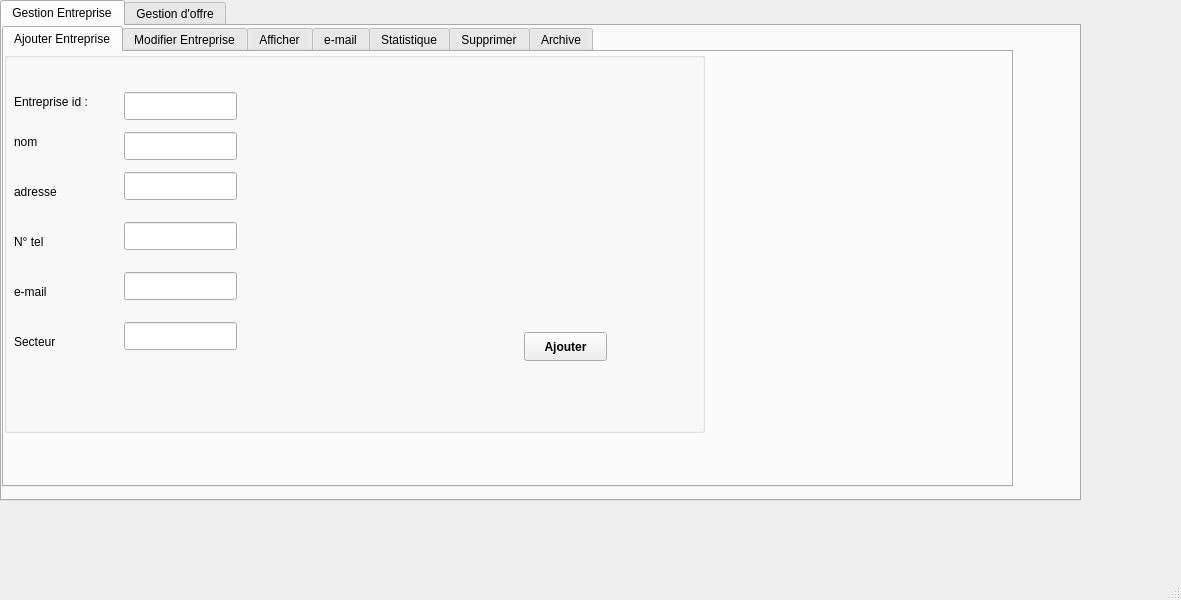
<?xml version="1.0" encoding="UTF-8"?>
<ui version="4.0">
 <class>MainWindow</class>
 <widget class="QMainWindow" name="MainWindow">
  <property name="geometry">
   <rect>
    <x>0</x>
    <y>0</y>
    <width>1181</width>
    <height>600</height>
   </rect>
  </property>
  <property name="windowTitle">
   <string>MainWindow</string>
  </property>
  <widget class="QWidget" name="centralwidget">
   <widget class="QTabWidget" name="tabWidget_2">
    <property name="geometry">
     <rect>
      <x>0</x>
      <y>0</y>
      <width>1081</width>
      <height>501</height>
     </rect>
    </property>
    <property name="currentIndex">
     <number>0</number>
    </property>
    <widget class="QWidget" name="tab_5">
     <attribute name="title">
      <string>Gestion Entreprise</string>
     </attribute>
     <widget class="QTabWidget" name="tabWidget_3">
      <property name="geometry">
       <rect>
        <x>0</x>
        <y>0</y>
        <width>1011</width>
        <height>461</height>
       </rect>
      </property>
      <property name="focusPolicy">
       <enum>Qt::FocusPolicy::TabFocus</enum>
      </property>
      <property name="currentIndex">
       <number>0</number>
      </property>
      <widget class="QWidget" name="tab_7">
       <attribute name="title">
        <string>Ajouter Entreprise</string>
       </attribute>
       <widget class="QGroupBox" name="groupBox_2">
        <property name="geometry">
         <rect>
          <x>0</x>
          <y>0</y>
          <width>701</width>
          <height>381</height>
         </rect>
        </property>
        <property name="title">
         <string/>
        </property>
        <widget class="QLabel" name="label_6">
         <property name="geometry">
          <rect>
           <x>10</x>
           <y>40</y>
           <width>91</width>
           <height>20</height>
          </rect>
         </property>
         <property name="text">
          <string>Entreprise id :</string>
         </property>
        </widget>
        <widget class="QLabel" name="label_7">
         <property name="geometry">
          <rect>
           <x>10</x>
           <y>80</y>
           <width>63</width>
           <height>20</height>
          </rect>
         </property>
         <property name="text">
          <string>nom</string>
         </property>
        </widget>
        <widget class="QLabel" name="label_8">
         <property name="geometry">
          <rect>
           <x>10</x>
           <y>130</y>
           <width>63</width>
           <height>20</height>
          </rect>
         </property>
         <property name="text">
          <string>adresse</string>
         </property>
        </widget>
        <widget class="QLabel" name="label_9">
         <property name="geometry">
          <rect>
           <x>10</x>
           <y>180</y>
           <width>63</width>
           <height>20</height>
          </rect>
         </property>
         <property name="text">
          <string>N° tel</string>
         </property>
        </widget>
        <widget class="QLabel" name="label_10">
         <property name="geometry">
          <rect>
           <x>10</x>
           <y>230</y>
           <width>63</width>
           <height>20</height>
          </rect>
         </property>
         <property name="text">
          <string>e-mail</string>
         </property>
        </widget>
        <widget class="QLineEdit" name="id_ep">
         <property name="geometry">
          <rect>
           <x>120</x>
           <y>40</y>
           <width>113</width>
           <height>28</height>
          </rect>
         </property>
        </widget>
        <widget class="QLineEdit" name="n_ep">
         <property name="geometry">
          <rect>
           <x>120</x>
           <y>80</y>
           <width>113</width>
           <height>28</height>
          </rect>
         </property>
        </widget>
        <widget class="QLineEdit" name="ad_ep">
         <property name="geometry">
          <rect>
           <x>120</x>
           <y>120</y>
           <width>113</width>
           <height>28</height>
          </rect>
         </property>
        </widget>
        <widget class="QLineEdit" name="tel_ep">
         <property name="geometry">
          <rect>
           <x>120</x>
           <y>170</y>
           <width>113</width>
           <height>28</height>
          </rect>
         </property>
        </widget>
        <widget class="QLineEdit" name="email_ep">
         <property name="geometry">
          <rect>
           <x>120</x>
           <y>220</y>
           <width>113</width>
           <height>28</height>
          </rect>
         </property>
        </widget>
        <widget class="QPushButton" name="pb_ep">
         <property name="geometry">
          <rect>
           <x>520</x>
           <y>280</y>
           <width>83</width>
           <height>29</height>
          </rect>
         </property>
         <property name="font">
          <font>
           <bold>true</bold>
          </font>
         </property>
         <property name="text">
          <string>Ajouter</string>
         </property>
         <property name="checkable">
          <bool>false</bool>
         </property>
        </widget>
        <widget class="QLineEdit" name="sec_ep">
         <property name="geometry">
          <rect>
           <x>120</x>
           <y>270</y>
           <width>113</width>
           <height>28</height>
          </rect>
         </property>
        </widget>
        <widget class="QLabel" name="label_26">
         <property name="geometry">
          <rect>
           <x>10</x>
           <y>280</y>
           <width>63</width>
           <height>20</height>
          </rect>
         </property>
         <property name="text">
          <string>Secteur</string>
         </property>
        </widget>
       </widget>
      </widget>
      <widget class="QWidget" name="tab_8">
       <attribute name="title">
        <string>Modifier Entreprise</string>
       </attribute>
       <widget class="QLabel" name="label_18">
        <property name="geometry">
         <rect>
          <x>60</x>
          <y>40</y>
          <width>101</width>
          <height>20</height>
         </rect>
        </property>
        <property name="font">
         <font>
          <bold>true</bold>
          <underline>true</underline>
         </font>
        </property>
        <property name="text">
         <string>ID à modifier </string>
        </property>
       </widget>
       <widget class="QLineEdit" name="id_ep_md">
        <property name="geometry">
         <rect>
          <x>170</x>
          <y>30</y>
          <width>113</width>
          <height>28</height>
         </rect>
        </property>
       </widget>
       <widget class="QLineEdit" name="nv_ep_id">
        <property name="geometry">
         <rect>
          <x>230</x>
          <y>110</y>
          <width>113</width>
          <height>28</height>
         </rect>
        </property>
       </widget>
       <widget class="QLineEdit" name="nv_ep_n">
        <property name="geometry">
         <rect>
          <x>230</x>
          <y>160</y>
          <width>113</width>
          <height>28</height>
         </rect>
        </property>
       </widget>
       <widget class="QLineEdit" name="nv_ep_t">
        <property name="geometry">
         <rect>
          <x>230</x>
          <y>260</y>
          <width>113</width>
          <height>28</height>
         </rect>
        </property>
       </widget>
       <widget class="QLineEdit" name="nv_ep_ad">
        <property name="geometry">
         <rect>
          <x>230</x>
          <y>210</y>
          <width>113</width>
          <height>28</height>
         </rect>
        </property>
       </widget>
       <widget class="QLineEdit" name="nv_ep_email">
        <property name="geometry">
         <rect>
          <x>230</x>
          <y>310</y>
          <width>113</width>
          <height>28</height>
         </rect>
        </property>
       </widget>
       <widget class="QLabel" name="label_19">
        <property name="geometry">
         <rect>
          <x>62</x>
          <y>120</y>
          <width>111</width>
          <height>20</height>
         </rect>
        </property>
        <property name="text">
         <string/>
        </property>
       </widget>
       <widget class="QLabel" name="label_20">
        <property name="geometry">
         <rect>
          <x>60</x>
          <y>170</y>
          <width>111</width>
          <height>20</height>
         </rect>
        </property>
        <property name="text">
         <string>Nom</string>
        </property>
       </widget>
       <widget class="QLabel" name="label_21">
        <property name="geometry">
         <rect>
          <x>60</x>
          <y>220</y>
          <width>111</width>
          <height>20</height>
         </rect>
        </property>
        <property name="text">
         <string>adresse</string>
        </property>
       </widget>
       <widget class="QLabel" name="label_22">
        <property name="geometry">
         <rect>
          <x>60</x>
          <y>270</y>
          <width>111</width>
          <height>20</height>
         </rect>
        </property>
        <property name="text">
         <string>telephone</string>
        </property>
       </widget>
       <widget class="QLabel" name="label_23">
        <property name="geometry">
         <rect>
          <x>60</x>
          <y>320</y>
          <width>111</width>
          <height>20</height>
         </rect>
        </property>
        <property name="text">
         <string>email</string>
        </property>
       </widget>
       <widget class="QGroupBox" name="groupBox_4">
        <property name="geometry">
         <rect>
          <x>50</x>
          <y>80</y>
          <width>451</width>
          <height>311</height>
         </rect>
        </property>
        <property name="title">
         <string>Nouvelle Valeur</string>
        </property>
        <widget class="QPushButton" name="modifier_ep">
         <property name="geometry">
          <rect>
           <x>350</x>
           <y>270</y>
           <width>83</width>
           <height>29</height>
          </rect>
         </property>
         <property name="font">
          <font>
           <italic>true</italic>
           <bold>true</bold>
          </font>
         </property>
         <property name="text">
          <string>Modifier</string>
         </property>
        </widget>
        <widget class="QLabel" name="label_25">
         <property name="geometry">
          <rect>
           <x>10</x>
           <y>280</y>
           <width>111</width>
           <height>20</height>
          </rect>
         </property>
         <property name="text">
          <string>Secteur</string>
         </property>
        </widget>
        <widget class="QLineEdit" name="nv_ep_sec">
         <property name="geometry">
          <rect>
           <x>180</x>
           <y>280</y>
           <width>113</width>
           <height>28</height>
          </rect>
         </property>
        </widget>
       </widget>
       <widget class="QLabel" name="label_24">
        <property name="geometry">
         <rect>
          <x>60</x>
          <y>120</y>
          <width>111</width>
          <height>20</height>
         </rect>
        </property>
        <property name="text">
         <string>ID</string>
        </property>
       </widget>
       <zorder>groupBox_4</zorder>
       <zorder>label_18</zorder>
       <zorder>id_ep_md</zorder>
       <zorder>nv_ep_id</zorder>
       <zorder>nv_ep_n</zorder>
       <zorder>nv_ep_t</zorder>
       <zorder>nv_ep_ad</zorder>
       <zorder>nv_ep_email</zorder>
       <zorder>label_19</zorder>
       <zorder>label_20</zorder>
       <zorder>label_21</zorder>
       <zorder>label_22</zorder>
       <zorder>label_23</zorder>
       <zorder>label_24</zorder>
      </widget>
      <widget class="QWidget" name="tab_9">
       <attribute name="title">
        <string>Afficher</string>
       </attribute>
       <widget class="QTableView" name="tab_entreprise">
        <property name="geometry">
         <rect>
          <x>0</x>
          <y>0</y>
          <width>841</width>
          <height>421</height>
         </rect>
        </property>
       </widget>
       <widget class="QComboBox" name="comboBox">
        <property name="geometry">
         <rect>
          <x>700</x>
          <y>20</y>
          <width>82</width>
          <height>28</height>
         </rect>
        </property>
        <property name="styleSheet">
         <string notr="true"/>
        </property>
        <property name="currentText">
         <string>id</string>
        </property>
        <item>
         <property name="text">
          <string>id</string>
         </property>
        </item>
        <item>
         <property name="text">
          <string>Nom</string>
         </property>
        </item>
        <item>
         <property name="text">
          <string>Secteur</string>
         </property>
        </item>
       </widget>
       <widget class="QPushButton" name="pb_trie">
        <property name="geometry">
         <rect>
          <x>700</x>
          <y>70</y>
          <width>83</width>
          <height>29</height>
         </rect>
        </property>
        <property name="text">
         <string>Trier</string>
        </property>
       </widget>
       <widget class="QLineEdit" name="rech_ep">
        <property name="geometry">
         <rect>
          <x>30</x>
          <y>220</y>
          <width>113</width>
          <height>28</height>
         </rect>
        </property>
       </widget>
       <widget class="QPushButton" name="pb_rech_ep">
        <property name="geometry">
         <rect>
          <x>160</x>
          <y>220</y>
          <width>83</width>
          <height>29</height>
         </rect>
        </property>
        <property name="text">
         <string>Rechrche</string>
        </property>
       </widget>
      </widget>
      <widget class="QWidget" name="tab_18">
       <attribute name="title">
        <string>e-mail</string>
       </attribute>
       <widget class="QPushButton" name="pb_email">
        <property name="geometry">
         <rect>
          <x>120</x>
          <y>130</y>
          <width>101</width>
          <height>29</height>
         </rect>
        </property>
        <property name="text">
         <string>envoyer email</string>
        </property>
       </widget>
       <widget class="QLineEdit" name="id_email">
        <property name="geometry">
         <rect>
          <x>120</x>
          <y>70</y>
          <width>113</width>
          <height>28</height>
         </rect>
        </property>
       </widget>
      </widget>
      <widget class="QWidget" name="tab_11">
       <attribute name="title">
        <string>Statistique</string>
       </attribute>
       <widget class="QGraphicsView" name="graphicsViewStatistiques">
        <property name="geometry">
         <rect>
          <x>10</x>
          <y>10</y>
          <width>1001</width>
          <height>411</height>
         </rect>
        </property>
        <property name="autoFillBackground">
         <bool>false</bool>
        </property>
       </widget>
      </widget>
      <widget class="QWidget" name="tab_10">
       <attribute name="title">
        <string>Supprimer</string>
       </attribute>
       <widget class="QLabel" name="label_5">
        <property name="geometry">
         <rect>
          <x>30</x>
          <y>40</y>
          <width>91</width>
          <height>20</height>
         </rect>
        </property>
        <property name="text">
         <string>Taper le ID</string>
        </property>
       </widget>
       <widget class="QLineEdit" name="id_sup_ep">
        <property name="geometry">
         <rect>
          <x>120</x>
          <y>40</y>
          <width>141</width>
          <height>28</height>
         </rect>
        </property>
       </widget>
       <widget class="QPushButton" name="pb_sup_ep">
        <property name="geometry">
         <rect>
          <x>140</x>
          <y>140</y>
          <width>83</width>
          <height>29</height>
         </rect>
        </property>
        <property name="font">
         <font>
          <italic>true</italic>
          <bold>true</bold>
         </font>
        </property>
        <property name="cursor">
         <cursorShape>ArrowCursor</cursorShape>
        </property>
        <property name="focusPolicy">
         <enum>Qt::FocusPolicy::ClickFocus</enum>
        </property>
        <property name="contextMenuPolicy">
         <enum>Qt::ContextMenuPolicy::CustomContextMenu</enum>
        </property>
        <property name="text">
         <string>Supprimer</string>
        </property>
       </widget>
      </widget>
      <widget class="QWidget" name="tab_17">
       <attribute name="title">
        <string>Archive</string>
       </attribute>
       <widget class="QTableView" name="tab_ar">
        <property name="geometry">
         <rect>
          <x>0</x>
          <y>0</y>
          <width>1011</width>
          <height>431</height>
         </rect>
        </property>
       </widget>
       <widget class="QPushButton" name="pb_pdf">
        <property name="geometry">
         <rect>
          <x>880</x>
          <y>20</y>
          <width>83</width>
          <height>29</height>
         </rect>
        </property>
        <property name="text">
         <string>PDF</string>
        </property>
       </widget>
      </widget>
     </widget>
    </widget>
    <widget class="QWidget" name="tab_6">
     <attribute name="title">
      <string>Gestion d'offre</string>
     </attribute>
     <widget class="QTabWidget" name="tabWidget_4">
      <property name="geometry">
       <rect>
        <x>0</x>
        <y>0</y>
        <width>1011</width>
        <height>461</height>
       </rect>
      </property>
      <property name="cursor">
       <cursorShape>ArrowCursor</cursorShape>
      </property>
      <property name="currentIndex">
       <number>6</number>
      </property>
      <widget class="QWidget" name="tab_12">
       <attribute name="title">
        <string>Ajouter Offre</string>
       </attribute>
       <widget class="QGroupBox" name="groupBox_3">
        <property name="geometry">
         <rect>
          <x>0</x>
          <y>0</y>
          <width>701</width>
          <height>381</height>
         </rect>
        </property>
        <property name="title">
         <string/>
        </property>
        <widget class="QLabel" name="label_11">
         <property name="geometry">
          <rect>
           <x>10</x>
           <y>40</y>
           <width>91</width>
           <height>20</height>
          </rect>
         </property>
         <property name="text">
          <string>offre id :</string>
         </property>
        </widget>
        <widget class="QLabel" name="label_12">
         <property name="geometry">
          <rect>
           <x>10</x>
           <y>80</y>
           <width>63</width>
           <height>20</height>
          </rect>
         </property>
         <property name="text">
          <string>titre</string>
         </property>
        </widget>
        <widget class="QLabel" name="label_13">
         <property name="geometry">
          <rect>
           <x>10</x>
           <y>130</y>
           <width>81</width>
           <height>20</height>
          </rect>
         </property>
         <property name="text">
          <string>description</string>
         </property>
        </widget>
        <widget class="QLabel" name="label_14">
         <property name="geometry">
          <rect>
           <x>380</x>
           <y>40</y>
           <width>63</width>
           <height>20</height>
          </rect>
         </property>
         <property name="text">
          <string>Date_pub</string>
         </property>
        </widget>
        <widget class="QLabel" name="label_15">
         <property name="geometry">
          <rect>
           <x>380</x>
           <y>90</y>
           <width>63</width>
           <height>20</height>
          </rect>
         </property>
         <property name="text">
          <string>D_limte</string>
         </property>
        </widget>
        <widget class="QLineEdit" name="id_of">
         <property name="geometry">
          <rect>
           <x>120</x>
           <y>40</y>
           <width>113</width>
           <height>28</height>
          </rect>
         </property>
        </widget>
        <widget class="QLineEdit" name="titre_of">
         <property name="geometry">
          <rect>
           <x>120</x>
           <y>80</y>
           <width>113</width>
           <height>28</height>
          </rect>
         </property>
        </widget>
        <widget class="QPushButton" name="pb_of">
         <property name="geometry">
          <rect>
           <x>520</x>
           <y>280</y>
           <width>83</width>
           <height>29</height>
          </rect>
         </property>
         <property name="font">
          <font>
           <bold>true</bold>
          </font>
         </property>
         <property name="text">
          <string>Ajouter</string>
         </property>
         <property name="checkable">
          <bool>false</bool>
         </property>
        </widget>
        <widget class="QLabel" name="label_17">
         <property name="geometry">
          <rect>
           <x>380</x>
           <y>170</y>
           <width>101</width>
           <height>20</height>
          </rect>
         </property>
         <property name="text">
          <string>Entreprise_id</string>
         </property>
        </widget>
        <widget class="QTextEdit" name="d_of">
         <property name="geometry">
          <rect>
           <x>120</x>
           <y>130</y>
           <width>161</width>
           <height>141</height>
          </rect>
         </property>
        </widget>
        <widget class="QDateTimeEdit" name="date_pub">
         <property name="geometry">
          <rect>
           <x>470</x>
           <y>40</y>
           <width>194</width>
           <height>29</height>
          </rect>
         </property>
        </widget>
        <widget class="QDateEdit" name="d_l">
         <property name="geometry">
          <rect>
           <x>470</x>
           <y>90</y>
           <width>141</width>
           <height>29</height>
          </rect>
         </property>
        </widget>
        <widget class="QLineEdit" name="id_ep_of">
         <property name="geometry">
          <rect>
           <x>470</x>
           <y>160</y>
           <width>113</width>
           <height>28</height>
          </rect>
         </property>
        </widget>
       </widget>
      </widget>
      <widget class="QWidget" name="tab_13">
       <attribute name="title">
        <string>Modifier Offre</string>
       </attribute>
       <widget class="QGroupBox" name="groupBox_5">
        <property name="geometry">
         <rect>
          <x>10</x>
          <y>40</y>
          <width>701</width>
          <height>371</height>
         </rect>
        </property>
        <property name="title">
         <string/>
        </property>
        <widget class="QLabel" name="label_27">
         <property name="geometry">
          <rect>
           <x>10</x>
           <y>40</y>
           <width>91</width>
           <height>20</height>
          </rect>
         </property>
         <property name="text">
          <string>offre id :</string>
         </property>
        </widget>
        <widget class="QLabel" name="label_28">
         <property name="geometry">
          <rect>
           <x>10</x>
           <y>80</y>
           <width>63</width>
           <height>20</height>
          </rect>
         </property>
         <property name="text">
          <string>titre</string>
         </property>
        </widget>
        <widget class="QLabel" name="label_29">
         <property name="geometry">
          <rect>
           <x>10</x>
           <y>130</y>
           <width>81</width>
           <height>20</height>
          </rect>
         </property>
         <property name="text">
          <string>description</string>
         </property>
        </widget>
        <widget class="QLabel" name="label_30">
         <property name="geometry">
          <rect>
           <x>380</x>
           <y>40</y>
           <width>63</width>
           <height>20</height>
          </rect>
         </property>
         <property name="text">
          <string>Date_pub</string>
         </property>
        </widget>
        <widget class="QLabel" name="label_31">
         <property name="geometry">
          <rect>
           <x>380</x>
           <y>90</y>
           <width>63</width>
           <height>20</height>
          </rect>
         </property>
         <property name="text">
          <string>D_limte</string>
         </property>
        </widget>
        <widget class="QLineEdit" name="id_of_2">
         <property name="geometry">
          <rect>
           <x>120</x>
           <y>40</y>
           <width>113</width>
           <height>28</height>
          </rect>
         </property>
        </widget>
        <widget class="QLineEdit" name="titre_of_2">
         <property name="geometry">
          <rect>
           <x>120</x>
           <y>80</y>
           <width>113</width>
           <height>28</height>
          </rect>
         </property>
        </widget>
        <widget class="QPushButton" name="pb_of_md">
         <property name="geometry">
          <rect>
           <x>520</x>
           <y>280</y>
           <width>83</width>
           <height>29</height>
          </rect>
         </property>
         <property name="font">
          <font>
           <bold>true</bold>
          </font>
         </property>
         <property name="text">
          <string>Modifier</string>
         </property>
         <property name="checkable">
          <bool>false</bool>
         </property>
        </widget>
        <widget class="QLabel" name="label_32">
         <property name="geometry">
          <rect>
           <x>380</x>
           <y>170</y>
           <width>101</width>
           <height>20</height>
          </rect>
         </property>
         <property name="text">
          <string>Entreprise_id</string>
         </property>
        </widget>
        <widget class="QTextEdit" name="d_of_2">
         <property name="geometry">
          <rect>
           <x>120</x>
           <y>130</y>
           <width>161</width>
           <height>141</height>
          </rect>
         </property>
        </widget>
        <widget class="QDateTimeEdit" name="date_pub_2">
         <property name="geometry">
          <rect>
           <x>470</x>
           <y>40</y>
           <width>194</width>
           <height>29</height>
          </rect>
         </property>
        </widget>
        <widget class="QDateEdit" name="d_l_2">
         <property name="geometry">
          <rect>
           <x>470</x>
           <y>90</y>
           <width>141</width>
           <height>29</height>
          </rect>
         </property>
        </widget>
        <widget class="QLineEdit" name="id_ep_of_2">
         <property name="geometry">
          <rect>
           <x>470</x>
           <y>160</y>
           <width>113</width>
           <height>28</height>
          </rect>
         </property>
        </widget>
       </widget>
       <widget class="QLabel" name="label_33">
        <property name="geometry">
         <rect>
          <x>10</x>
          <y>20</y>
          <width>101</width>
          <height>20</height>
         </rect>
        </property>
        <property name="font">
         <font>
          <bold>true</bold>
          <underline>true</underline>
         </font>
        </property>
        <property name="text">
         <string>ID à modifier </string>
        </property>
       </widget>
       <widget class="QLineEdit" name="id_of_md">
        <property name="geometry">
         <rect>
          <x>130</x>
          <y>20</y>
          <width>113</width>
          <height>28</height>
         </rect>
        </property>
       </widget>
      </widget>
      <widget class="QWidget" name="tab_14">
       <attribute name="title">
        <string>Afficher</string>
       </attribute>
       <widget class="QTableView" name="tab_of">
        <property name="geometry">
         <rect>
          <x>0</x>
          <y>0</y>
          <width>841</width>
          <height>421</height>
         </rect>
        </property>
       </widget>
       <widget class="QComboBox" name="comboBox_2">
        <property name="geometry">
         <rect>
          <x>680</x>
          <y>60</y>
          <width>82</width>
          <height>28</height>
         </rect>
        </property>
        <item>
         <property name="text">
          <string>Id</string>
         </property>
        </item>
        <item>
         <property name="text">
          <string>Date_pub</string>
         </property>
        </item>
        <item>
         <property name="text">
          <string>Titre</string>
         </property>
        </item>
       </widget>
       <widget class="QPushButton" name="Tri_of">
        <property name="geometry">
         <rect>
          <x>680</x>
          <y>110</y>
          <width>83</width>
          <height>29</height>
         </rect>
        </property>
        <property name="text">
         <string>Tri</string>
        </property>
       </widget>
       <widget class="QPushButton" name="rech_off">
        <property name="geometry">
         <rect>
          <x>210</x>
          <y>240</y>
          <width>83</width>
          <height>29</height>
         </rect>
        </property>
        <property name="text">
         <string>Recherche</string>
        </property>
       </widget>
       <widget class="QLineEdit" name="rech_of">
        <property name="geometry">
         <rect>
          <x>60</x>
          <y>240</y>
          <width>113</width>
          <height>28</height>
         </rect>
        </property>
       </widget>
       <widget class="QPushButton" name="pb_of_pdf">
        <property name="geometry">
         <rect>
          <x>650</x>
          <y>320</y>
          <width>91</width>
          <height>51</height>
         </rect>
        </property>
        <property name="text">
         <string>PDF</string>
        </property>
       </widget>
       <widget class="QPushButton" name="pb_arof">
        <property name="geometry">
         <rect>
          <x>60</x>
          <y>320</y>
          <width>101</width>
          <height>51</height>
         </rect>
        </property>
        <property name="text">
         <string>Archiver</string>
        </property>
       </widget>
      </widget>
      <widget class="QWidget" name="tab_15">
       <attribute name="title">
        <string>Supprimer</string>
       </attribute>
       <widget class="QLabel" name="label_16">
        <property name="geometry">
         <rect>
          <x>30</x>
          <y>40</y>
          <width>91</width>
          <height>20</height>
         </rect>
        </property>
        <property name="text">
         <string>Taper le ID</string>
        </property>
       </widget>
       <widget class="QLineEdit" name="id_of_sup">
        <property name="geometry">
         <rect>
          <x>120</x>
          <y>40</y>
          <width>141</width>
          <height>28</height>
         </rect>
        </property>
       </widget>
       <widget class="QPushButton" name="pb_sup_of">
        <property name="geometry">
         <rect>
          <x>140</x>
          <y>140</y>
          <width>83</width>
          <height>29</height>
         </rect>
        </property>
        <property name="font">
         <font>
          <italic>true</italic>
          <bold>true</bold>
         </font>
        </property>
        <property name="text">
         <string>Supprimer</string>
        </property>
       </widget>
      </widget>
      <widget class="QWidget" name="tab_16">
       <attribute name="title">
        <string>Statistique</string>
       </attribute>
       <widget class="QGraphicsView" name="stat_offre">
        <property name="geometry">
         <rect>
          <x>0</x>
          <y>0</y>
          <width>1001</width>
          <height>421</height>
         </rect>
        </property>
       </widget>
      </widget>
      <widget class="QWidget" name="tab_19">
       <attribute name="title">
        <string>Archive</string>
       </attribute>
       <widget class="QTableView" name="tab_arof">
        <property name="geometry">
         <rect>
          <x>0</x>
          <y>0</y>
          <width>1011</width>
          <height>431</height>
         </rect>
        </property>
       </widget>
      </widget>
      <widget class="QWidget" name="tab_20">
       <attribute name="title">
        <string>Activités</string>
       </attribute>
       <widget class="QGraphicsView" name="graph_of">
        <property name="geometry">
         <rect>
          <x>0</x>
          <y>0</y>
          <width>1011</width>
          <height>421</height>
         </rect>
        </property>
       </widget>
      </widget>
     </widget>
     <widget class="QLabel" name="label_pic">
      <property name="geometry">
       <rect>
        <x>1000</x>
        <y>0</y>
        <width>81</width>
        <height>61</height>
       </rect>
      </property>
      <property name="text">
       <string/>
      </property>
     </widget>
    </widget>
   </widget>
  </widget>
  <widget class="QStatusBar" name="statusbar"/>
 </widget>
 <resources/>
 <connections/>
</ui>
